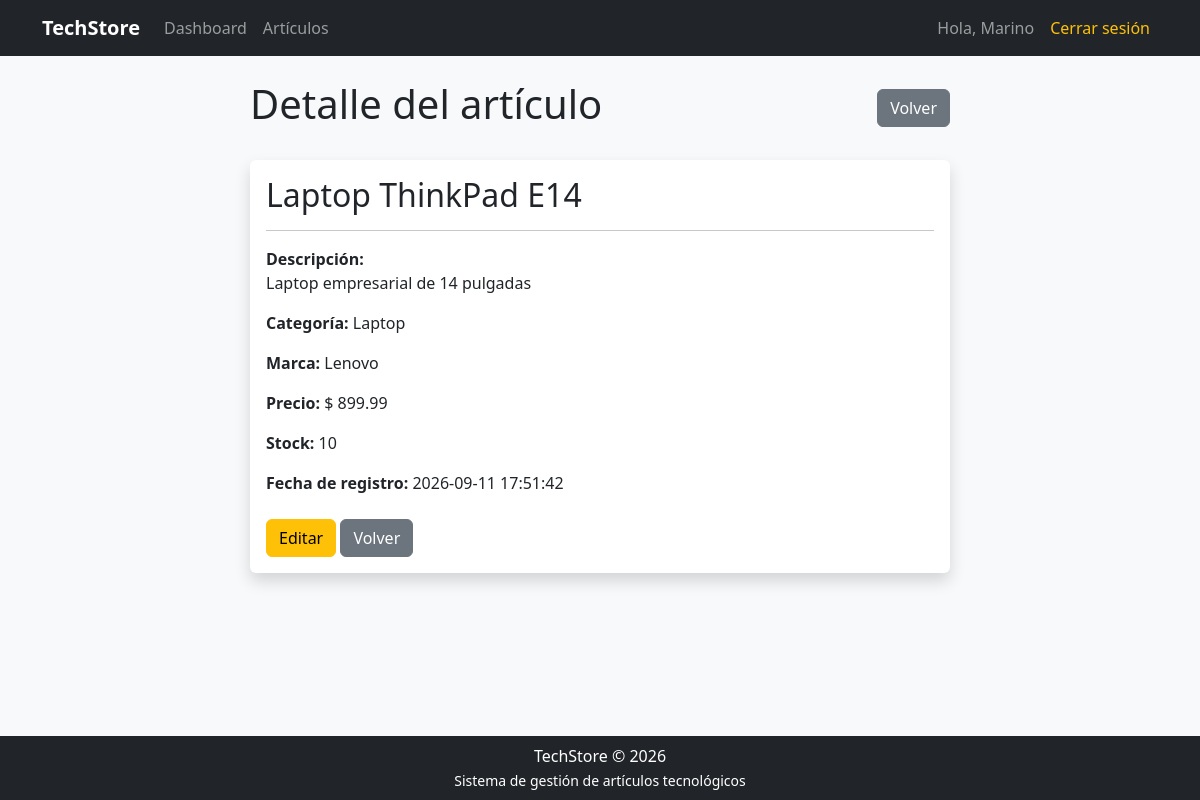
The page /ver_articulo.php?id=1 (signed in) on the database its author committed.
### tables this page shows
CREATE TABLE `articulos` (
  `id` int NOT NULL AUTO_INCREMENT,
  `nombre` varchar(150) NOT NULL,
  `descripcion` text,
  `categoria` varchar(100) NOT NULL,
  `precio` decimal(10,2) NOT NULL,
  `stock` int NOT NULL DEFAULT '0',
  `marca` varchar(100) DEFAULT NULL,
  `created_at` timestamp NULL DEFAULT CURRENT_TIMESTAMP,
  `updated_at` timestamp NULL DEFAULT CURRENT_TIMESTAMP ON UPDATE CURRENT_TIMESTAMP,
  PRIMARY KEY (`id`)
);

### config/Database.php (called while the page is built, shortened)
<?php
class Database
{
    private string $host;
    private string $username;
    private string $password;
    private string $database;
    private ?mysqli $connection = null;
    public function __construct()
    {
        $dotenv = Dotenv::createImmutable(__DIR__ . '/../');
        $this->host = $_ENV['DB_HOST'];
        $this->username = $_ENV['DB_USERNAME'];
        $this->password = $_ENV['DB_PASSWORD'];
        $this->database = $_ENV['DB_DATABASE'];
    }
    public function connect(): mysqli
    {
        if ($this->connection === null) {
            $this->connection = new mysqli(
                $this->host,
                $this->username,
                $this->password,
                $this->database
            );
            $this->connection->set_charset('utf8mb4');
        }
        return $this->connection;
    }
}

### models/Articulo.php (called while the page is built, shortened)
<?php
require_once __DIR__ . '/../config/Database.php';
class Articulo
{
    private mysqli $db;
    public function __construct()
    {
        $database = new Database();
        $this->db = $database->connect();
    }
    public function obtenerPorId(int $id): ?array
    {
        $sql = "SELECT * FROM articulos WHERE id = ?";
        $stmt = $this->db->prepare($sql);
        $stmt->bind_param('i', $id);
        $stmt->execute();
        $resultado = $stmt->get_result();
        $articulo = $resultado->fetch_assoc();
        return $articulo ?: null;
    }
}

### ver_articulo.php (the view, shortened to what this page needs)
<?php
require_once 'models/Articulo.php';
$id = filter_input(
    INPUT_GET,
    'id',
    FILTER_VALIDATE_INT
);
try {
    $articuloModel = new Articulo();
    $articulo = $articuloModel->obtenerPorId($id);
} catch (Exception $e) {
    die('Error al consultar el artículo.');
}
require 'views/layouts/header.php';
?>
<div class="form-container">
    <div class="d-flex justify-content-between align-items-center mb-4">
        <h1>
            Detalle del artículo
        </h1>
        <a href="articulos.php" class="btn btn-secondary">
            Volver
        </a>
    </div>
    <div class="card shadow">
        <div class="card-body">
            <h2>
                <?= htmlspecialchars(
                    $articulo['nombre'],
                    ENT_QUOTES,
                    'UTF-8'
                ) ?>
            </h2>
            <hr>
            <p>
                <strong>
                    Descripción:
                </strong>
                <br>
                <?= nl2br(
                    htmlspecialchars(
                        $articulo['descripcion'] ?? '',
                        ENT_QUOTES,
                        'UTF-8'
                    )
                ) ?>
            </p>
            <p>
                <strong>
                    Categoría:
                </strong>
                <?= htmlspecialchars(
                    $articulo['categoria'],
                    ENT_QUOTES,
                    'UTF-8'
                ) ?>
            </p>
            <p>
                <strong>
                    Marca:
                </strong>
                <?= htmlspecialchars(
                    $articulo['marca'] ?? '',
                    ENT_QUOTES,
                    'UTF-8'
                ) ?>
            </p>
            <p>
                <strong>
                    Precio:
                </strong>
                $
                <?= number_format(
                    (float) $articulo['precio'],
                    2
                ) ?>
            </p>
            <p>
                <strong>
                    Stock:
                </strong>
                <?= (int) $articulo['stock'] ?>
            </p>
            <p>
                <strong>
                    Fecha de registro:
                </strong>
                <?= htmlspecialchars(
                    $articulo['created_at'],
                    ENT_QUOTES,
                    'UTF-8'
                ) ?>
            </p>
            <div class="mt-4">
                <a
                    href="editar_articulo.php?id=<?= (int) $articulo['id'] ?>"
                    class="btn btn-warning">
                    Editar
                </a>
                <a
                    href="articulos.php"
                    class="btn btn-secondary">
                    Volver
                </a>
            </div>
        </div>
    </div>
</div>
<?php require 'views/layouts/footer.php'; ?>

### public/css/styles.css (style rules this page uses)
body { background-color: #f8f9fa; }
.card { border: none; }
.form-container { max-width: 700px; margin: 0 auto; }

### rows shown on the page
articulos: nombre "Laptop ThinkPad E14", descripcion "Laptop empresarial de 14 pulgadas", categoria "Laptop", marca "Lenovo", precio "899.99", stock "10", created_at "2026-09-11 17:51:42"

### other values the page prints
$_SESSION['usuario_nombre'] "Marino"
